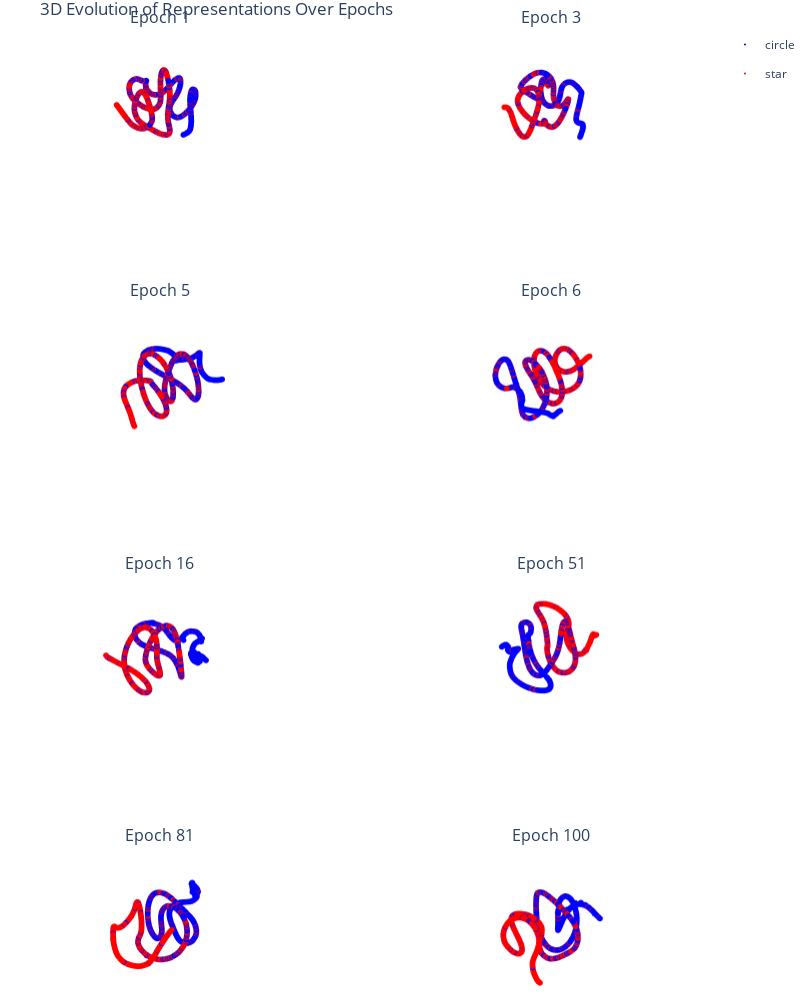

This figure's notebook cell:
### Code cell
%matplotlib inline

# Create a subplot grid
n_cols = 2
n_rows = (len(selected_epochs) + (n_cols - 1)) // n_cols

fig = sp.make_subplots(
    rows=n_rows, cols=n_cols, subplot_titles=[f"Epoch {e + 1}" for e in selected_epochs],
    specs=[[{'type': 'scatter3d'}]*n_cols]*n_rows  # Specify 3D plots
)

for i, epoch in tqdm(enumerate(selected_epochs)):
    checkpoint_path = os.path.join(
        checkpoints_dir, f"m_2024-07-26 06:40_6n2q7xq3_{epoch}.pth"
    )
    checkpoint = torch.load(checkpoint_path, map_location=device)
    model.load_state_dict(checkpoint["model"])
    torch.set_grad_enabled(False)
    model.eval()

    test_results, _, _, intermediate, _ = manifold_test(
        model, data_processor, criterion, device, u_config
    )

    shape_colors = {"circle": "blue", "star": "red"}
    test_results["colour"] = (
        test_results["Image"].str.split("/").str.get(-2).map(shape_colors)
    )
    intermediate = intermediate.cpu().numpy()
    test_results = reduce_dimension(test_results, intermediate, algorithm=algorithm, n_dimensions=3)

    # Extract row and column indices
    row, col = divmod(i, n_cols)
    row += 1  # Plotly uses 1-based indexing for rows

    # Determine if this is the first plot for the legend
    show_legend = (row == 1) and (col == 0)

    # Plot each subplot in 3D
    for color, color_value in shape_colors.items():
        fig.add_trace(
            go.Scatter3d(
                x=test_results[test_results['colour'] == color_value][f"{algorithm}_Component_1"],
                y=test_results[test_results['colour'] == color_value][f"{algorithm}_Component_2"],
                z=test_results[test_results['colour'] == color_value][f"{algorithm}_Component_3"],
                mode="markers",
                marker=dict(color=color_value, size=2),
                name=color,  # Use the shape label for the legend
                legendgroup=color,  # Group all traces of the same color together
                showlegend=show_legend  # Only show legend once per group
            ),
            row=row,
            col=col + 1
        )

# Adjust layout settings
fig.update_layout(
    height=1000, width=800, title_text="3D Evolution of Representations Over Epochs",
    paper_bgcolor='white',
    plot_bgcolor='white',
    scene=dict(
        xaxis=dict(showgrid=False, zeroline=False, showbackground=False, visible=False),
        yaxis=dict(showgrid=False, zeroline=False, showbackground=False, visible=False),
        zaxis=dict(showgrid=False, zeroline=False, showbackground=False, visible=False),
    ),
    margin=dict(l=0, r=0, t=30, b=0)  # Adjust margins as needed
)

# Adjust scene for each subplot
for i in range(n_rows):
    for j in range(n_cols):
        fig.update_scenes(
            xaxis=dict(showgrid=False, zeroline=False, showbackground=False, visible=False),
            yaxis=dict(showgrid=False, zeroline=False, showbackground=False, visible=False),
            zaxis=dict(showgrid=False, zeroline=False, showbackground=False, visible=False),
            row=i+1, col=j+1
        )

fig.show()

### Figure 1 — Plotly figure (JSON) as saved in the notebook; plotly's stock layout.template omitted (floating-point values rounded to 4 significant figures; data arrays with more than 128 entries replaced by an {"elided": "..."} marker saying what was removed)
{"data": [{"legendgroup": "circle", "marker": {"color": "blue", "size": 2}, "mode": "markers", "name": "circle", "scene": "scene", "showlegend": true, "type": "scatter3d", "x": {"elided": "1005 float values"}, "y": {"elided": "1005 float values"}, "z": {"elided": "1005 float values"}}, {"legendgroup": "star", "marker": {"color": "red", "size": 2}, "mode": "markers", "name": "star", "scene": "scene", "showlegend": true, "type": "scatter3d", "x": {"elided": "979 float values"}, "y": {"elided": "979 float values"}, "z": {"elided": "979 float values"}}, {"legendgroup": "circle", "marker": {"color": "blue", "size": 2}, "mode": "markers", "name": "circle", "scene": "scene2", "showlegend": false, "type": "scatter3d", "x": {"elided": "1009 float values"}, "y": {"elided": "1009 float values"}, "z": {"elided": "1009 float values"}}, {"legendgroup": "star", "marker": {"color": "red", "size": 2}, "mode": "markers", "name": "star", "scene": "scene2", "showlegend": false, "type": "scatter3d", "x": {"elided": "975 float values"}, "y": {"elided": "975 float values"}, "z": {"elided": "975 float values"}}, {"legendgroup": "circle", "marker": {"color": "blue", "size": 2}, "mode": "markers", "name": "circle", "scene": "scene3", "showlegend": false, "type": "scatter3d", "x": {"elided": "1034 float values"}, "y": {"elided": "1034 float values"}, "z": {"elided": "1034 float values"}}, {"legendgroup": "star", "marker": {"color": "red", "size": 2}, "mode": "markers", "name": "star", "scene": "scene3", "showlegend": false, "type": "scatter3d", "x": {"elided": "950 float values"}, "y": {"elided": "950 float values"}, "z": {"elided": "950 float values"}}, {"legendgroup": "circle", "marker": {"color": "blue", "size": 2}, "mode": "markers", "name": "circle", "scene": "scene4", "showlegend": false, "type": "scatter3d", "x": {"elided": "969 float values"}, "y": {"elided": "969 float values"}, "z": {"elided": "969 float values"}}, {"legendgroup": "star", "marker": {"color": "red", "size": 2}, "mode": "markers", "name": "star", "scene": "scene4", "showlegend": false, "type": "scatter3d", "x": {"elided": "1015 float values"}, "y": {"elided": "1015 float values"}, "z": {"elided": "1015 float values"}}, {"legendgroup": "circle", "marker": {"color": "blue", "size": 2}, "mode": "markers", "name": "circle", "scene": "scene5", "showlegend": false, "type": "scatter3d", "x": {"elided": "1004 float values"}, "y": {"elided": "1004 float values"}, "z": {"elided": "1004 float values"}}, {"legendgroup": "star", "marker": {"color": "red", "size": 2}, "mode": "markers", "name": "star", "scene": "scene5", "showlegend": false, "type": "scatter3d", "x": {"elided": "980 float values"}, "y": {"elided": "980 float values"}, "z": {"elided": "980 float values"}}, {"legendgroup": "circle", "marker": {"color": "blue", "size": 2}, "mode": "markers", "name": "circle", "scene": "scene6", "showlegend": false, "type": "scatter3d", "x": {"elided": "1010 float values"}, "y": {"elided": "1010 float values"}, "z": {"elided": "1010 float values"}}, {"legendgroup": "star", "marker": {"color": "red", "size": 2}, "mode": "markers", "name": "star", "scene": "scene6", "showlegend": false, "type": "scatter3d", "x": {"elided": "974 float values"}, "y": {"elided": "974 float values"}, "z": {"elided": "974 float values"}}, {"legendgroup": "circle", "marker": {"color": "blue", "size": 2}, "mode": "markers", "name": "circle", "scene": "scene7", "showlegend": false, "type": "scatter3d", "x": {"elided": "986 float values"}, "y": {"elided": "986 float values"}, "z": {"elided": "986 float values"}}, {"legendgroup": "star", "marker": {"color": "red", "size": 2}, "mode": "markers", "name": "star", "scene": "scene7", "showlegend": false, "type": "scatter3d", "x": {"elided": "998 float values"}, "y": {"elided": "998 float values"}, "z": {"elided": "998 float values"}}, {"legendgroup": "circle", "marker": {"color": "blue", "size": 2}, "mode": "markers", "name": "circle", "scene": "scene8", "showlegend": false, "type": "scatter3d", "x": {"elided": "1019 float values"}, "y": {"elided": "1019 float values"}, "z": {"elided": "1019 float values"}}, {"legendgroup": "star", "marker": {"color": "red", "size": 2}, "mode": "markers", "name": "star", "scene": "scene8", "showlegend": false, "type": "scatter3d", "x": {"elided": "965 float values"}, "y": {"elided": "965 float values"}, "z": {"elided": "965 float values"}}], "layout": {"annotations": [{"font": {"size": 16}, "showarrow": false, "text": "Epoch 1", "x": 0.225, "xanchor": "center", "xref": "paper", "y": 1, "yanchor": "bottom", "yref": "paper"}, {"font": {"size": 16}, "showarrow": false, "text": "Epoch 3", "x": 0.775, "xanchor": "center", "xref": "paper", "y": 1, "yanchor": "bottom", "yref": "paper"}, {"font": {"size": 16}, "showarrow": false, "text": "Epoch 5", "x": 0.225, "xanchor": "center", "xref": "paper", "y": 0.7188, "yanchor": "bottom", "yref": "paper"}, {"font": {"size": 16}, "showarrow": false, "text": "Epoch 6", "x": 0.775, "xanchor": "center", "xref": "paper", "y": 0.7188, "yanchor": "bottom", "yref": "paper"}, {"font": {"size": 16}, "showarrow": false, "text": "Epoch 16", "x": 0.225, "xanchor": "center", "xref": "paper", "y": 0.4375, "yanchor": "bottom", "yref": "paper"}, {"font": {"size": 16}, "showarrow": false, "text": "Epoch 51", "x": 0.775, "xanchor": "center", "xref": "paper", "y": 0.4375, "yanchor": "bottom", "yref": "paper"}, {"font": {"size": 16}, "showarrow": false, "text": "Epoch 81", "x": 0.225, "xanchor": "center", "xref": "paper", "y": 0.1562, "yanchor": "bottom", "yref": "paper"}, {"font": {"size": 16}, "showarrow": false, "text": "Epoch 100", "x": 0.775, "xanchor": "center", "xref": "paper", "y": 0.1562, "yanchor": "bottom", "yref": "paper"}], "height": 1000, "margin": {"b": 0, "l": 0, "r": 0, "t": 30}, "paper_bgcolor": "white", "plot_bgcolor": "white", "scene": {"domain": {"x": [0, 0.45], "y": [0.8438, 1]}, "xaxis": {"showbackground": false, "showgrid": false, "visible": false, "zeroline": false}, "yaxis": {"showbackground": false, "showgrid": false, "visible": false, "zeroline": false}, "zaxis": {"showbackground": false, "showgrid": false, "visible": false, "zeroline": false}}, "scene2": {"domain": {"x": [0.55, 1], "y": [0.8438, 1]}, "xaxis": {"showbackground": false, "showgrid": false, "visible": false, "zeroline": false}, "yaxis": {"showbackground": false, "showgrid": false, "visible": false, "zeroline": false}, "zaxis": {"showbackground": false, "showgrid": false, "visible": false, "zeroline": false}}, "scene3": {"domain": {"x": [0, 0.45], "y": [0.5625, 0.7188]}, "xaxis": {"showbackground": false, "showgrid": false, "visible": false, "zeroline": false}, "yaxis": {"showbackground": false, "showgrid": false, "visible": false, "zeroline": false}, "zaxis": {"showbackground": false, "showgrid": false, "visible": false, "zeroline": false}}, "scene4": {"domain": {"x": [0.55, 1], "y": [0.5625, 0.7188]}, "xaxis": {"showbackground": false, "showgrid": false, "visible": false, "zeroline": false}, "yaxis": {"showbackground": false, "showgrid": false, "visible": false, "zeroline": false}, "zaxis": {"showbackground": false, "showgrid": false, "visible": false, "zeroline": false}}, "scene5": {"domain": {"x": [0, 0.45], "y": [0.2812, 0.4375]}, "xaxis": {"showbackground": false, "showgrid": false, "visible": false, "zeroline": false}, "yaxis": {"showbackground": false, "showgrid": false, "visible": false, "zeroline": false}, "zaxis": {"showbackground": false, "showgrid": false, "visible": false, "zeroline": false}}, "scene6": {"domain": {"x": [0.55, 1], "y": [0.2812, 0.4375]}, "xaxis": {"showbackground": false, "showgrid": false, "visible": false, "zeroline": false}, "yaxis": {"showbackground": false, "showgrid": false, "visible": false, "zeroline": false}, "zaxis": {"showbackground": false, "showgrid": false, "visible": false, "zeroline": false}}, "scene7": {"domain": {"x": [0, 0.45], "y": [0, 0.1562]}, "xaxis": {"showbackground": false, "showgrid": false, "visible": false, "zeroline": false}, "yaxis": {"showbackground": false, "showgrid": false, "visible": false, "zeroline": false}, "zaxis": {"showbackground": false, "showgrid": false, "visible": false, "zeroline": false}}, "scene8": {"domain": {"x": [0.55, 1], "y": [0, 0.1562]}, "xaxis": {"showbackground": false, "showgrid": false, "visible": false, "zeroline": false}, "yaxis": {"showbackground": false, "showgrid": false, "visible": false, "zeroline": false}, "zaxis": {"showbackground": false, "showgrid": false, "visible": false, "zeroline": false}}, "title": {"text": "3D Evolution of Representations Over Epochs"}, "width": 800}}
